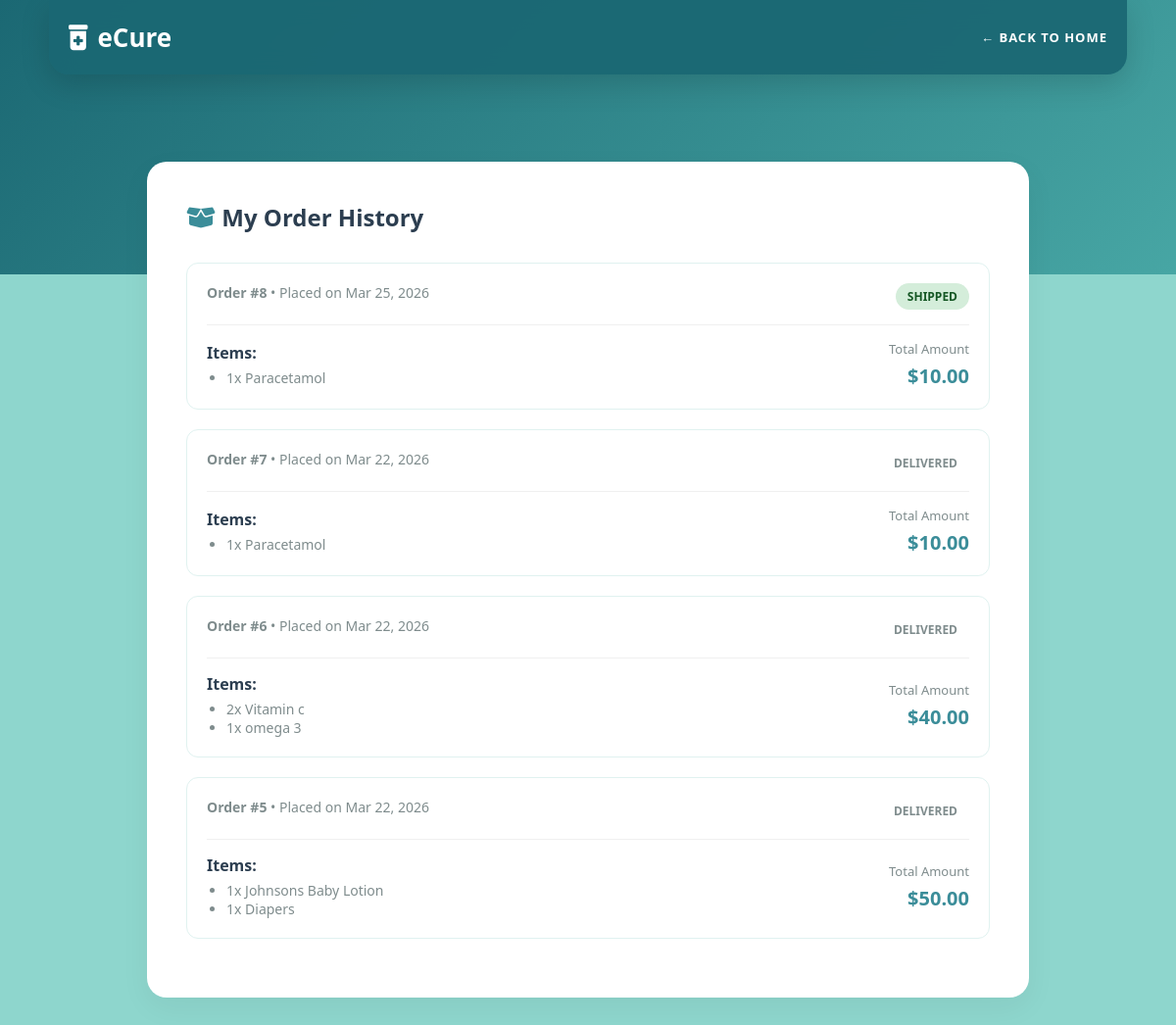
/my-orders/ (signed in), run on the app's committed database.
### ecure/models.py (models this page shows, shortened)
class Order(models.Model):
    user = models.ForeignKey(User, on_delete=models.SET_NULL, null=True, blank=True)
    full_name = models.CharField(max_length=100)
    email = models.EmailField()
    phone = models.CharField(max_length=20)
    shipping_address = models.TextField()
    total_amount = models.DecimalField(max_digits=10, decimal_places=2)
    created_at = models.DateTimeField(auto_now_add=True)
    STATUS_CHOICES = [
        ('Pending', 'Pending'),
        ('Processing', 'Processing'),
        ('Shipped', 'Shipped'),
        ('Delivered', 'Delivered'),
    ]
    status = models.CharField(max_length=20, choices=STATUS_CHOICES, default='Pending')

class OrderItem(models.Model):
    order = models.ForeignKey(Order, on_delete=models.CASCADE, related_name='items')
    medicine = models.ForeignKey(Medicine, on_delete=models.CASCADE)
    price = models.DecimalField(max_digits=8, decimal_places=2, help_text="Price at the time of purchase")
    quantity = models.IntegerField(default=1)

class Medicine(models.Model):
    name = models.CharField(max_length=200)
    category = models.CharField(max_length=100, help_text="e.g., Vitamins, First Aid, Skincare")
    brand = models.CharField(max_length=100, default='eCure', help_text="e.g., Tylenol, Pfizer, Bayer")
    description = models.TextField(blank=True)
    price = models.DecimalField(max_digits=8, decimal_places=2)
    image = models.ImageField(upload_to='medicines/', blank=True, null=True)
    is_trending = models.BooleanField(default=False)

### ecure/views.py (the view)
# urls.py: path('my-orders/', views.my_orders, name='my_orders'),
@never_cache
@login_required(login_url='login')
def my_orders(request):
    orders = Order.objects.filter(user=request.user).order_by('-created_at')
    return render(request, 'my_orders.html', {'orders': orders})

### templates/my_orders.html (shortened to what this page needs)
{% load static %}
<!DOCTYPE html>
<html lang="en">
<head>
    <link rel="stylesheet" href="{% static 'css/style.css' %}">
    <link rel="stylesheet" href="https://cdnjs.cloudflare.com/ajax/libs/font-awesome/6.4.0/css/all.min.css">
</head>
<body style="background: var(--light-teal-bg);">
    <div class="top-background" style="height: 35vh;"></div>
    <div class="container">
        <header>
            <div class="logo"><i class="fas fa-prescription-bottle-medical"></i> eCure</div>
            <nav><a href="{% url 'home' %}">← BACK TO HOME</a></nav>
        </header>
        <div class="dashboard-container">
            <h2 style="color: #2c3e50; margin-bottom: 30px;"><i class="fas fa-box-open" style="color: var(--primary-teal);"></i> My Order History</h2>
            {% if not orders %}
                <p style="color: #7f8c8d; text-align: center; padding: 40px;">You haven't placed any orders yet.</p>
            {% else %}
                {% for order in orders %}
                    <div class="order-card">
                        <div class="order-header">
                            <div><strong>Order #{{ order.id }}</strong> • Placed on {{ order.created_at|date:"M d, Y" }}</div>
                            <div class="order-status status-{{ order.status }}">{{ order.status }}</div>
                        </div>
                        <div style="display: flex; justify-content: space-between; align-items: center;">
                            <div>
                                <p style="color: #2c3e50; margin-bottom: 5px; font-weight: 600;">Items:</p>
                                <ul style="color: #7f8c8d; font-size: 14px; padding-left: 20px;">
                                    {% for item in order.items.all %}
                                        <li>{{ item.quantity }}x {{ item.medicine.name }}</li>
                                    {% endfor %}
                                </ul>
                            </div>
                            <div style="text-align: right;">
                                <p style="color: #7f8c8d; font-size: 13px; margin-bottom: 5px;">Total Amount</p>
                                <p style="font-size: 20px; font-weight: bold; color: var(--primary-teal);">${{ order.total_amount }}</p>
                            </div>
                        </div>
                    </div>
                {% endfor %}
            {% endif %}
        </div>
    </div>
</body>
</html>

### static/css/style.css (style rules this page uses)
:root { --primary-teal: #3b8d99; --light-teal-bg: #8ed6cd; --white: #ffffff; --text-dark: #333333; --text-gray: #666666; }
* { margin: 0; padding: 0; box-sizing: border-box; font-family: 'Segoe UI', Tahoma, Geneva, Verdana, sans-serif; }
body { background-color: var(--light-teal-bg); min-height: 100vh; position: relative; z-index: 0; padding-top: 85px; }
.top-background { background: linear-gradient(135deg, #1b6873 0%, #47a6a4 100%); height: 65vh; width: 100%; position: absolute; top: 0; left: 0; z-index: -1; }
.container { max-width: 1100px; margin: 0 auto; padding: 20px; }
header { position: fixed; top: 0; left: 50%; transform: translateX(-50%); width: 100%; max-width: 1100px; z-index: 9999; display: flex; justify-content: space-between; align-items: center; padding: 20px; color: var(--white); background: rgba(27, 104, 115, 0.95); backdrop-filter: blur(12px); border-radius: 0 0 20px 20px; box-shadow: 0 10px 30px rgba(0,0,0,0.15); }
.logo { font-size: 26px; font-weight: bold; display: flex; align-items: center; gap: 10px; }
nav { display: flex; gap: 25px; }
nav a { color: var(--white); text-decoration: none; font-size: 13px; font-weight: 600; letter-spacing: 1px; transition: opacity 0.3s; }

### templates/my_orders.html (style rules this page uses)
.dashboard-container { max-width: 900px; margin: 60px auto; background: white; border-radius: 20px; padding: 40px; box-shadow: 0 10px 30px rgba(0,0,0,0.05); }
.order-card { border: 1px solid #e0f2f0; border-radius: 12px; padding: 20px; margin-bottom: 20px; }
.order-header { display: flex; justify-content: space-between; border-bottom: 1px solid #f0f0f0; padding-bottom: 15px; margin-bottom: 15px; font-size: 14px; color: #7f8c8d; }
.order-status { font-weight: bold; padding: 5px 12px; border-radius: 20px; font-size: 12px; text-transform: uppercase; }
.status-Shipped { background: #d4edda; color: #155724; }

### data on the page
Order: id "8", created_at "Mar 25, 2026", status "SHIPPED", total_amount "10.00"
OrderItem: quantity "1", medicine.name "Paracetamol"
Order: id "7", created_at "Mar 22, 2026", status "DELIVERED", total_amount "10.00"
OrderItem: quantity "1", medicine.name "Paracetamol"
Order: id "6", created_at "Mar 22, 2026", status "DELIVERED", total_amount "40.00"
OrderItem: quantity "2", medicine.name "Vitamin c"
OrderItem: quantity "1", medicine.name "omega 3"
Order: id "5", created_at "Mar 22, 2026", status "DELIVERED", total_amount "50.00"
OrderItem: quantity "1", medicine.name "Johnsons Baby Lotion"
OrderItem: quantity "1", medicine.name "Diapers"
